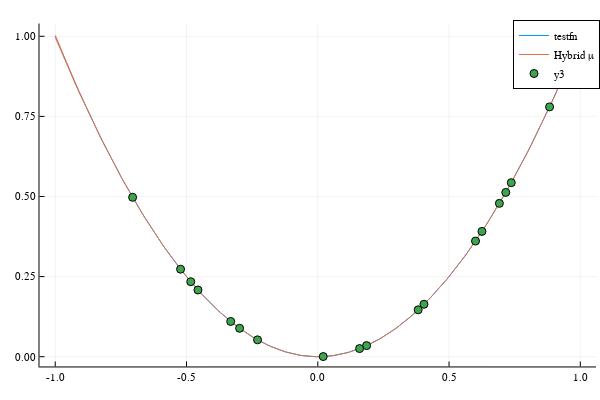

The cell this chart's notebook holds for it:
### Code cell
domain = lbs[1]:.01:ubs[1]
μ = similar(domain) # Predictive mean for standard model: f(x) ~ Z(x)
μ2 = similar(domain) # Predictive mean for the hybrid model: f(x) ~ P(x)c + Z(x)
∇μ2 = similar(domain)
Hμ2 = similar(domain)
σ = similar(domain)
σ2 = similar(domain)
∇σ2 = similar(domain)
Hσ2 = similar(domain)
EIx = similar(domain)
EIx2 = similar(domain)

for (i, x) in enumerate(domain)
    sx = sur([x], [0.])
    hsx = hsur([x], [0.])
    
    μ[i] = sx.μ
    μ2[i] = hsx.μ
    ∇μ2[i] = first(hsx.∇μ)
    Hμ2[i] = first(hsx.Hμ)
    σ[i] = sx.σ
    σ2[i] = hsx.σ
    ∇σ2[i] = first(hsx.∇σ)
    Hσ2[i] = first(hsx.Hσ)
    EIx[i] = eval(sx)
    EIx2[i] = eval(hsx)
end

plot(domain, [testfn([x]) for x in domain], label="testfn")
# plot!(domain, μ, ribbons=2σ, label="GP μ")
# plot!(domain, μ3, label="Other μ")
plot!(domain, μ2, ribbons=2σ2, label="Hybrid μ")
scatter!(get_active_covariates(hsur)', get_active_observations(sur))

### Figure 1 — Plotly figure (JSON) as saved in the notebook; plotly's stock layout.template omitted (floating-point values rounded to 4 significant figures; data arrays with more than 128 entries replaced by an {"elided": "..."} marker saying what was removed)
{"data": [{"colorbar": {"len": 0.9525, "title": {"text": ""}, "x": 0.9934, "y": 0.5139}, "legendgroup": "testfn", "line": {"color": "rgba(0, 154, 250, 1.000)", "dash": "solid", "shape": "linear", "width": 1}, "mode": "lines", "name": "testfn", "showlegend": true, "type": "scatter", "x": {"elided": "201 float values"}, "xaxis": "x", "y": {"elided": "201 float values"}, "yaxis": "y"}, {"colorbar": {"len": 0.9525, "title": {"text": ""}, "x": 0.9934, "y": 0.5139}, "fill": "tozeroy", "fillcolor": "rgba(227, 111, 71, 0.500)", "legendgroup": "Hybrid μ", "line": {"color": "rgba(227, 111, 71, 1.000)", "dash": "solid", "shape": "linear", "width": 0}, "mode": "lines", "name": "Hybrid μ", "showlegend": false, "type": "scatter", "x": {"elided": "402 float values"}, "xaxis": "x", "y": {"elided": "402 float values"}, "yaxis": "y"}, {"colorbar": {"len": 0.9525, "title": {"text": ""}, "x": 0.9934, "y": 0.5139}, "fillrange": {"elided": "2x201 float values"}, "legendgroup": "Hybrid μ", "line": {"color": "rgba(227, 111, 71, 1.000)", "dash": "solid", "shape": "linear", "width": 1}, "mode": "lines", "name": "Hybrid μ", "showlegend": true, "type": "scatter", "x": {"elided": "201 float values"}, "xaxis": "x", "y": {"elided": "201 float values"}, "yaxis": "y"}, {"colorbar": {"len": 0.9525, "title": {"text": ""}, "x": 0.9934, "y": 0.5139}, "legendgroup": "y3", "marker": {"color": "rgba(62, 164, 78, 1.000)", "line": {"color": "rgba(0, 0, 0, 1)", "width": 1}, "size": 8, "symbol": "circle"}, "mode": "markers", "name": "y3", "showlegend": true, "type": "scatter", "x": [0.4045, -0.5227, 0.6008, -0.4563, -0.3317, -0.7053, 0.6254, 0.7161, 0.186, 0.1592, -0.2978, 0.883, 0.02072, -0.4838, 0.6918, 0.3825, 0.737, -0.2295], "xaxis": "x", "y": [0.1636, 0.2732, 0.3609, 0.2082, 0.11, 0.4974, 0.3911, 0.5128, 0.03459, 0.02535, 0.08868, 0.7797, 0.0004291, 0.2341, 0.4785, 0.1463, 0.5432, 0.05266], "yaxis": "y"}], "layout": {"annotations": [], "height": 400, "legend": {"bgcolor": "rgba(255, 255, 255, 1.000)", "bordercolor": "rgba(0, 0, 0, 1)", "borderwidth": 1, "font": {"color": "rgba(0, 0, 0, 1)", "family": "sans-serif", "size": 11}, "title": {"font": {"color": "rgba(0, 0, 0, 1)", "family": "sans-serif", "size": 15}, "text": ""}, "tracegroupgap": 0, "traceorder": "normal", "x": 1, "xanchor": "auto", "y": 1, "yanchor": "auto"}, "margin": {"b": 20, "l": 0, "r": 0, "t": 20}, "paper_bgcolor": "rgba(255, 255, 255, 1.000)", "plot_bgcolor": "rgba(255, 255, 255, 1.000)", "showlegend": true, "width": 600, "xaxis": {"anchor": "y", "domain": [0.06582, 0.9934], "gridcolor": "rgba(0, 0, 0, 0.1)", "gridwidth": 0.5, "linecolor": "rgba(0, 0, 0, 1)", "mirror": false, "range": [-1.06, 1.06], "showgrid": true, "showline": true, "showticklabels": true, "tickangle": 0, "tickcolor": "rgb(0, 0, 0)", "tickfont": {"color": "rgba(0, 0, 0, 1)", "family": "sans-serif", "size": 11}, "tickmode": "array", "ticks": "inside", "ticktext": ["-1.0", "-0.5", "0.0", "0.5", "1.0"], "tickvals": [-1, -0.5, 0, 0.5, 1], "title": {"font": {"color": "rgba(0, 0, 0, 1)", "family": "sans-serif", "size": 15}, "text": ""}, "type": "linear", "visible": true, "zeroline": false, "zerolinecolor": "rgba(0, 0, 0, 1)"}, "yaxis": {"anchor": "x", "domain": [0.03762, 0.9902], "gridcolor": "rgba(0, 0, 0, 0.1)", "gridwidth": 0.5, "linecolor": "rgba(0, 0, 0, 1)", "mirror": false, "range": [-0.03043, 1.04], "showgrid": true, "showline": true, "showticklabels": true, "tickangle": 0, "tickcolor": "rgb(0, 0, 0)", "tickfont": {"color": "rgba(0, 0, 0, 1)", "family": "sans-serif", "size": 11}, "tickmode": "array", "ticks": "inside", "ticktext": ["0.00", "0.25", "0.50", "0.75", "1.00"], "tickvals": [0, 0.25, 0.5, 0.75, 1], "title": {"font": {"color": "rgba(0, 0, 0, 1)", "family": "sans-serif", "size": 15}, "text": ""}, "type": "linear", "visible": true, "zeroline": false, "zerolinecolor": "rgba(0, 0, 0, 1)"}}}
